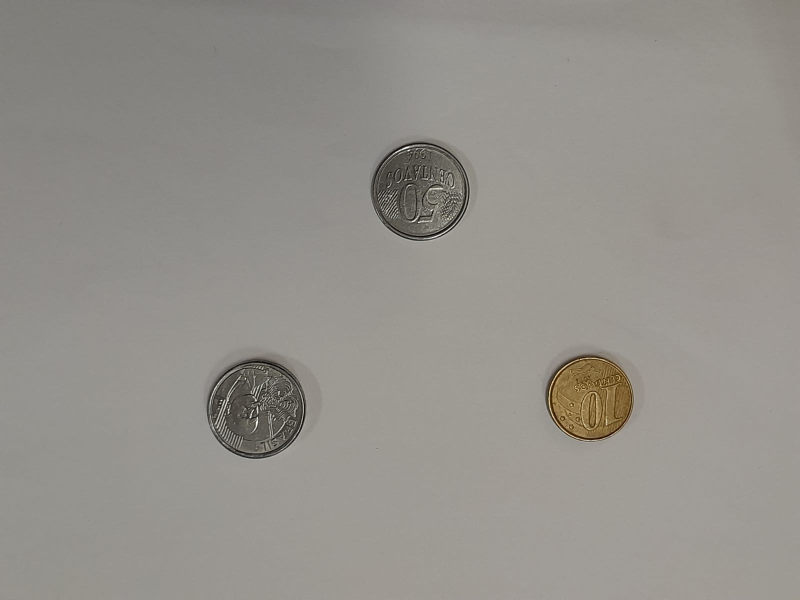
#> input picture images/moeda.jpeg, 1600 x 1200 px (shown at 1/2 size)
$ python Moedas.py
#> lines starting #> are read from the running program, lines starting #| are printed output that depends on the picture; after the words box and inside, x2 and y2 are one past the last pixel; in counts of white or black regions, pixels touching at a corner belong together
import cv2

def detectar_moedas(imagem):
    # Carregar a imagem
#> called with imagem = 'moedas.jpg'
    img = cv2.imread("moeda.jpeg")
#> img is the input picture: shape (1200, 1600, 3); mean B, G, R 139.3, 145, 148

    # Redimensionar a imagem para melhor desempenho
    img = cv2.resize(img, (800, 600))
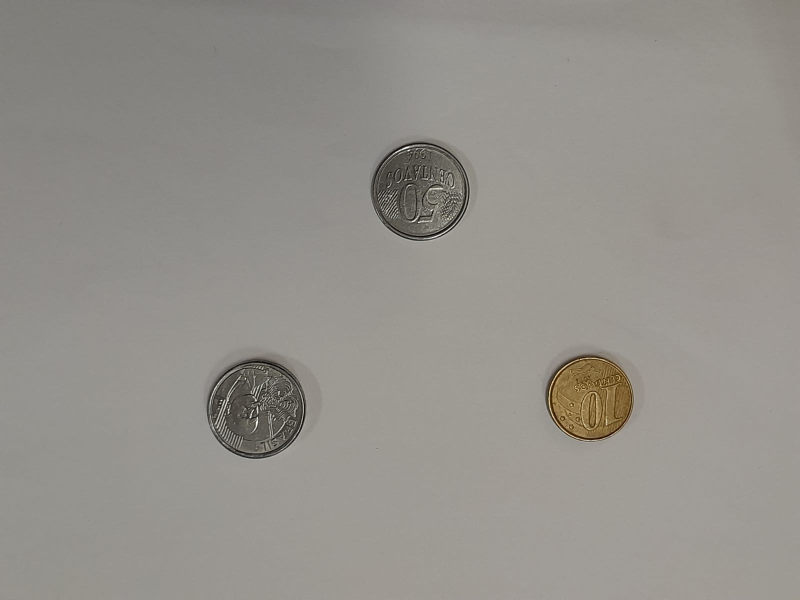
#> img: shape (600, 800, 3); mean B, G, R 139.4, 145.1, 148

    # Converter a imagem para tons de cinza
    gray = cv2.cvtColor(img, cv2.COLOR_BGR2GRAY)

    # Aplicar a suavização para reduzir o ruído
    blurred = cv2.GaussianBlur(gray, (5, 5), 0)

    # Aplicar a detecção de bordas com Canny
    edges = cv2.Canny(blurred, 30, 150)
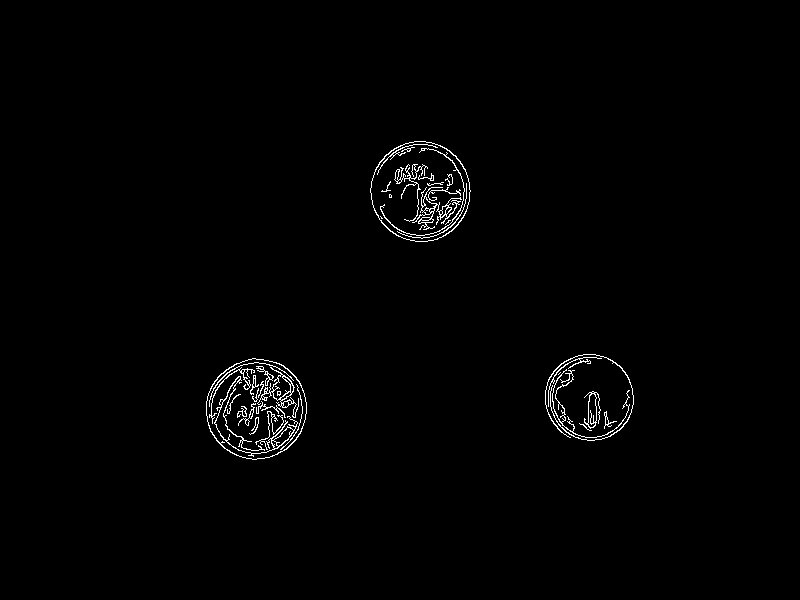
#> edges: shape (600, 800); 1% white in thin lines or dots, all inside (x1, y1, x2, y2) = (206, 141, 634, 460)

    # Aplicar a transformada de Hough para detectar círculos
    circles = cv2.HoughCircles(edges, cv2.HOUGH_GRADIENT, dp=1, minDist=100, param1=50, param2=30, minRadius=10, maxRadius=50)
#> circles = [[256.5, 409.5, 49.4], [419.5, 190.5, 48.3], [588.5, 398.5, 43.3]]

    # Verificar se foram encontrados círculos
    if circles is not None:
        # Converter as coordenadas e raio para inteiros
        circles = circles.round().astype(int)
#> circles = [[256, 410, 49], [420, 190, 48], [588, 398, 43]]

        # Contar o número de moedas encontradas
        num_moedas = len(circles[0])
#> num_moedas = 3

        # Desenhar os círculos na imagem original
        for (x, y, r) in circles[0]:
            cv2.circle(img, (x, y), r, (0, 255, 0), 2)
#> this loop made 3 passes
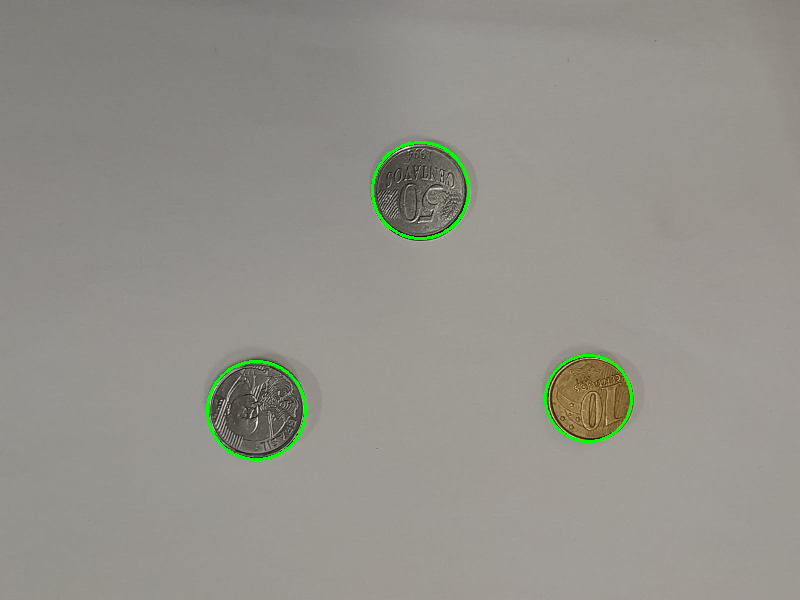
#> img: shape (600, 800, 3); 0.55% of pixels changed, all inside (x1, y1, x2, y2) = (206, 141, 633, 461)

        # Mostrar a imagem com as moedas detectadas
        cv2.imshow("Moedas Detectadas", img)
        cv2.waitKey(0)
        cv2.destroyAllWindows()

        return num_moedas

    else:
        print("Nenhuma moeda encontrada.")
        return 0

# Exemplo de uso
imagem = "moedas.jpg"
num_moedas = detectar_moedas(imagem)
#> num_moedas = 3
print(f"O número de moedas na imagem é: {num_moedas}")
#| O número de moedas na imagem é: 3
